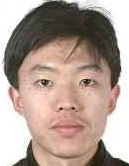
#> input picture daily/8/mysite/webapp/facedb1/1.png, 129 x 166 px, found by its file name
$ jupyter execute --allow-errors 'MTCNN训练步骤.ipynb'   (shell and % lines are left out)
#> lines starting #> are read from the running program, lines starting #| are printed output that depends on the picture
# 1.处理 并 生成FACE数据
gen_12net_data.py,根目录下执行
### 输入:
	DATA/WIDER_train/images:人脸图片
	DATA/WIDER_train/wider_face_train.txt:标注文件,格式:
		impath,[x1,y1,x2,y2]+ //表示一图多张人脸
### 输出:
	DATA/12/positive:包含人脸的图片
	DATA/12/negative:非人脸图片
	DATA/12/part:包含人脸,但是人脸比例不大不小
	DATA/12/pos_12.txt:  DATA/12/positive/0.jpg 1    0.09 -0.19 0.02 -0.05
	DATA/12/neg_12.txt:  DATA/12/negative/0.jpg 0                 //备注:非人脸没必要输出坐标.
	DATA/12/part_12.txt:    DATA/12/part/0.jpg -1    -0.22 -0.28 -0.10 0.08

#### 备注:图片左上角(0,0),右下角(1,1),W=1,H=1,pos/part_12.txt 输出的格式是
	impath,(1/-1),regx1,regy1,regx2,regy2
	regx1,regy1是对左上角(0,0)的修正,regx2,regy2是对右下角(1,1)的修正.

	例如,1 0.09 -0.19 0.02 -0.05:表示存在人脸,人脸在(0.09,-0.19),(1.02,0.95)的box(修正(0,0),(1,1))内
### 处理过程:
	每次读入条记录:
		1.生成50个负样本(非人脸),大小在 [12,min(w,h)/2]之间,与标注人脸 box IOU<0.3的保存为负样本,
		  更新DATA/12/neg_12.txt,DATA/12/negative.
		2.在标注人脸box左上角随机选取5个size 在 [12,min(w,h)/2]的区域,与标注box IOU<0.3,保存为负样本,
		  更新DATA/12/neg_12.txt,DATA/12/negative.
		3.在标注box附近(box的中心随机移动+-0.2w,+-h),随机选取20个 0.8min(w,h)<=size<=1.25max(w,h)的区域,
			3.1:如果选取的与标注的IOC>0.65,输出为正样本DATA/12/pos_12.txt,DATA/12/positive.
			3.2:如果选取的与标注的0.4<=IOC<=0.65,输出为part样本,更新DATA/12/part_12.txt,DATA/12/part.
### 总结:每读到一张图片,生成55个负例,20(正例+part例).

# 2.处理 并 生成五官数据
    gen_landmark_aug_12.py,根目录下执行:
### 输入:
	DATA/lfw_train/ LFW五官数据集
    DATA/lfw_train/trainImageList.txt,人脸的坐标和五官的 绝对 坐标
	格式:
	image1_path left,top,right,bottom,p1.x,p1.y,p2.x,p2.y,p3.x,p3.y,p4.x,p4.y,p5.x,p5.y
### 输出:
	DATA/12/train_PNet_landmark_aug:下面经过加强处理的LandMark图片.
	DATA/12/landmark_pnet_aug.txt:输出landmark的标注,格式如下:
		image1_path,-2,p1.x,p1.y,p2.x,p2.y,p3.x,p3.y,p4.x,p4.y,p5.x,p5.y
	备注:图片左上角(0,0),右下角(1,1),W=1,H=1,pi.x,pi,y是相对于左上角的坐标!.
### 处理过程:
	每次读入条记录:
		1.输出切割下的人脸到DATA/12/train_PNet_landmark_aug,五官记录到DATA/12/landmark_pnet_aug.txt.
		2.随机把刚才的人脸中心平移(+- 0.2W,+-0.2h),然后取0.8min(w,h)<=size<=1.25max(w,h)的区域,如果这个区域
		和原始的IOC>0.65,把这个区域以及五官(相对于这个区域坐标)分别输出train_PNet_landmark_aug,landmark_pnet_aug.txt,这个随机切割迭代10次.
			2.1:有0.5的概率水平反转2生成的图片,并把人脸,五官信息更新到train_PNet_landmark_aug,train_PNet_landmark_aug.txt.

            2.2:有0.5的概率旋转2生成的图片(0-+5C),并且反转生成的图片,更新train_PNet_landmark_aug,train_PNet_landmark_aug.txt

            2.3:有0.5的概率旋转2生成的图片(-5-0C),并且反转生成的图片,更新train_PNet_landmark_aug,train_PNet_landmark_aug.txt
### 总结:读到一张图片,大约生成 1+10*(1+0.5+0.5 * 2+0.5 * 2)=36张人脸.

# 3.合并人脸,五官训练数据
gen_imglist_pnet.py,根目录下执行
### 输入:
	DATA/12/pos_12.txt:  DATA/12/positive/0.jpg 1    0.09 -0.19 0.02 -0.05
	DATA/12/neg_12.txt:  DATA/12/negative/0.jpg 0                 //备注:非人脸没必要输出坐标.
	DATA/12/part_12.txt: DATA/12/part/0.jpg -1       -0.22 -0.28 -0.10 0.08
	DATA/12/landmark_pnet_aug.txt
### 输出:
	DATA/imglists/pnet/train_pnet_landmark.txt
### 处理过程:
    在pos,part,landmark数据集中,各选25W个例子,neg数据集中选75W例,按照pos,neg,part,landmark
    的顺序输出DATA/imglists/pnet/train_pnet_landmark.txt.

    1-----(+)
    0-----(-)
    -1----(part)
    -2----(landmark)
base_num = 250000
### 总结:生成150W个例子.+,landmark,part各占25W,- 占75W

# 4.生成训练数据TFRecord
gen_PNet_tfrecords.py
### 输入:
	DATA/imglists/pnet/train_pnet_landmark.txt
	DATA/12/positive:包含人脸的图片
	DATA/12/negative:非人脸图片
	DATA/12/part:包含人脸,但是人脸比例不大不小
### 输出:
	DATA/imglists/PNet/train_PNet_landmark.tfrecord_shuffle
### 处理过程:
	把一个numpy表示的属性,序列化后输出成为一条一条TF记录,一个记录表示一个EXAMPLE.
	一个example 4个属性:
		image/encoded: bytes数组 类型,表示图像
		image/label  :int64数组[1],表示数据类型(+,-,landmark,part)
		image/roi    :float 数组[4],表示人脸box
		image/landmark:float 数组[10],表示五官
### 学习:tf.train.Features,tf.train.Feature,tf.train.Example,tf.is.TFRecordWriter的使用.

## 5.训练Pnet
    train_models/train_PNet.py

 ### 输入:
     DATA/imglists/PNet/train_PNet_landmark.tfrecord_shuffle
     DATA/imglists/pnet/train_pnet_landmark.txt
 ### 输出:
     data/MTCNN_model/PNet_landmark/PNet 下生成PNet的训练模型
 ### 训练过程:
     对class_loss,bbox_loss,landmark_loss,regular_loss进行训练
         total_loss=class_loss+0.5*bbox_loss+0.5*landmark_loss+regular_loss
     class_loss:70%的正负样本的参与计算.
     bbox_loss:正,part样本参与计算
     landmark_loss:label=-2的样本参与计算
 ### 训练参数:
     BATCH_SIZE:384
     EPOCHS:30
     baselr:1e-4
     lr_decay:0.9,在6,14,20epoch后,lr=lr_before*0.9
     optimizer:momentum(0.9)

## 6.生成Rnet的Hard Example
### 输入:
    DATA/WIDER_train/wider_face_train_bbx_gt.txt //wider数据集的标注文件
### 输出:
    DATA/no_LM24/positive: Pnet判断正确的正样本,Pnet输出区域与标注IOU>0.65
    DATA/no_LM24/negative::Pnet选出来的-样本,Pnet输出区域与标注IOU<0.3
    DATA/no_LM24/part: ,Pnet输出区域与标注IOU 在[0.4,0.65] 之间
    DATA/no_LM24/RNet/detections.pkl: Pnet对wider数据集检测后的结果保存在detections.pkl,detections是一个list,
    长度与wider数据集图片数量相等,每一个元素list[i]是一个numay array,shape[N',4],表示pnet认为,image[i]中存在N'张人脸,
    分别记录相对于原图人脸定位的坐标(x1,y1,x2,y2),I[i][y1:y2,x1:x2]是一张pnet认为的人脸!

    //和标注比较后,得出hardexmaple的标注,注意offsetx1,offsety1,offsetx2,offsety2与上面4个点的区别,这里是相对人脸区域的修正,
    //而不是人脸在原图的坐标!
    DATA/no_LM24/pos_24.txt: 格式-> imgaepath 1 offsetx1,offsety1,offsetx2,offsety2
    DATA/no_LM24/neg_24.txt: 格式-> imgaepath 0
    DATA/no_LM24/part_24.txt:格式-> imgaepath -1 offsetx1,offsety1,offsetx2,offsety2
### 处理过程:
    对于每一张图片,初始缩放比例是I1=(H,W)/min*12,然后在这个比例上面每次缩放0.79,直到图片的尺寸小于12x12位置:
        备注:PNET是一个可以检测12X12的人脸,第一次用Pnet检测>min大小的人脸,然后检测>min/0.79的,然后min/0.79/0.79,
    PNET对于<0.3的区域丢弃,对保留下来的做NMS
    汇集完成所有轮的人脸,在做一次NMS
    备注:

        第一次NMS:iou>0.5的被淘汰
        第二次NMS:iou>0.7的被淘汰
        thresold:0.3,小于0.3的淘汰
        scaleImageFactor:0.79

### 执行命令:
    python3 prepare_data/gen_hard_example.py
    --test_mode PNet
    --prefix data/MTCNN_model/PNet_landmark/PNet data/MTCNN_model/RNet_No_Landmark/RNet data/MTCNN_model/ONet_No_Landmark/ONet

## 7.生成RNet网络的五官训练数据
    gen_landmark_aug_24.py,根目录下执行:
### 输入:
	DATA/lfw_train/ LFW五官数据集
    DATA/lfw_train/trainImageList.txt,人脸的坐标和五官的 绝对 坐标
	格式:
	image1_path left,top,right,bottom,p1.x,p1.y,p2.x,p2.y,p3.x,p3.y,p4.x,p4.y,p5.x,p5.y
### 输出:
	DATA/24/train_RNet_landmark_aug:下面经过加强处理的LandMark图片.
	DATA/24/landmark_Rnet_aug.txt:输出landmark的标注,格式如下:
		image1_path,-2,p1.x,p1.y,p2.x,p2.y,p3.x,p3.y,p4.x,p4.y,p5.x,p5.y
	备注:图片左上角(0,0),右下角(1,1),W=1,H=1,pi.x,pi,y是相对于左上角的坐标!.
### 处理过程:
    每次读入条记录:
        1.把标注的人脸,五官数据(转化相对人脸) 保存样本
        2.随机平移中心[-0.2,0.2],size[0.8min,1.25max],重复10次,
            所选区域与标注区域 IOU>0.65,认做一个样本
                A)0.5的概率 镜像,并保存
                B)0.5的概率,正向选择,然后镜像
                C)0.5的概率,逆向向选择,然后镜像
        3.把选出的图片,标注 分别 输出到DATA/24/train_RNet_landmark_aug,DATA/24/landmark_Rnet_aug.txt
          备注:如果五官在图片外,landmark<0 or landmark>1,视为无效的,不会输出
    总输出:读取一张,输出 1+10(1+0.5+0.5*2+0.5*2)=36张

## 8.合并Rnet的人脸,五官标注数据

### 输入:
    //人脸标注
    DATA/no_LM24/pos_24.txt: 格式-> imgaepath 1 offsetx1,offsety1,offsetx2,offsety2
    DATA/no_LM24/neg_24.txt: 格式-> imgaepath 0
    DATA/no_LM24/part_24.txt:格式-> imgaepath -1 offsetx1,offsety1,offsetx2,offsety2
    //五官标注
    DATA/24/landmark_Rnet_aug.txt
### 输出:
    DATA/imglists_noLM/RNet/train_RNet_landmark.txt

## 9.Rnet的 TFRecord

### 输出:
    DATA/imglists_noLM/RNet/pos_landmark.tfrecord_shuffle
    DATA/imglists_noLM/RNet/neg_landmark.tfrecord_shuffle
    DATA/imglists_noLM/RNet/part_landmark.tfrecord_shuffle
    DATA/imglists_noLM/RNet/landmark_landmark.tfrecord_shuffle

### 10.训练Rnet
    train_models/train_RNet.py
### 输入:
    DATA/imglists_noLM/RNet/pos_landmark.tfrecord_shuffle
    DATA/imglists_noLM/RNet/neg_landmark.tfrecord_shuffle
    DATA/imglists_noLM/RNet/part_landmark.tfrecord_shuffle
    DATA/imglists_noLM/RNet/landmark_landmark.tfrecord_shuffle
    DATA/imglists_noLM/RNet/train_RNet_landmark.txt  //不用于训练,只用于计算有多少样本数量
### 输出:
    data/MTCNN_model/RNet_No_Landmark/RNet/  //训练好的RNet模型
    logs/RNet   //训练日志

[cell 1]
import matplotlib.pyplot as plt
import cv2

[cell 2]
img=cv2.imread('/home/zhangxk/mysite/webapp/facedb1/1.png')
#> img is the input picture: shape (166, 129, 3); mean B, G, R 149, 158.7, 177.2
cv2.flip(img,0,img)
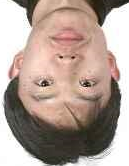
#> img: shape (166, 129, 3); mean B, G, R 149, 158.7, 177.2
plt.imshow(img)


$ run again, with daily/8/mysite/webapp/facedb1/2.png copied over daily/8/mysite/webapp/facedb1/1.png
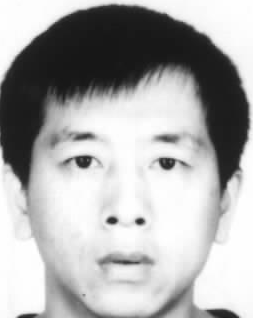
#> input picture daily/8/mysite/webapp/facedb1/2.png, 253 x 318 px, found by its file name
#> img is the input picture: shape (318, 253, 3); min 22, max 255, mean 173.2
#> `cv2.flip(img,0,img)`:
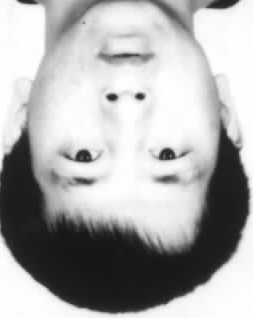
#> img: shape (318, 253, 3); min 22, max 255, mean 173.2

$ run again, with daily/8/mysite/webapp/facedb1/3.png copied over daily/8/mysite/webapp/facedb1/1.png
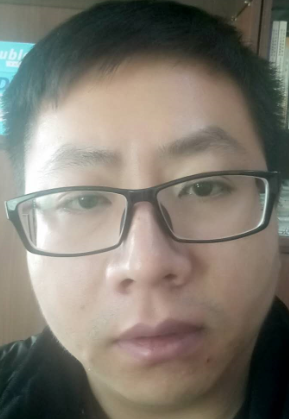
#> input picture daily/8/mysite/webapp/facedb1/3.png, 289 x 419 px, found by its file name
#> img is the input picture: shape (419, 289, 3); mean B, G, R 110.9, 121.2, 126.7
#> `cv2.flip(img,0,img)`:
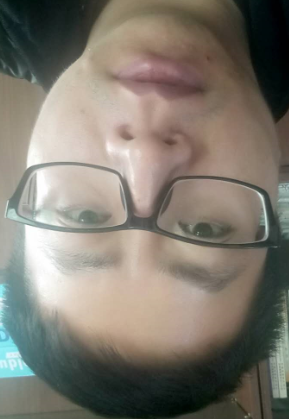
#> img: shape (419, 289, 3); mean B, G, R 110.9, 121.2, 126.7

$ run again, with daily/8/mysite/webapp/facedb1/4.png copied over daily/8/mysite/webapp/facedb1/1.png
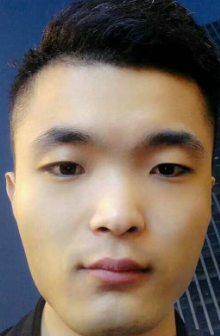
#> input picture daily/8/mysite/webapp/facedb1/4.png, 220 x 336 px, found by its file name
#> img is the input picture: shape (336, 220, 3); mean B, G, R 98.4, 111.1, 125.3
#> `cv2.flip(img,0,img)`:
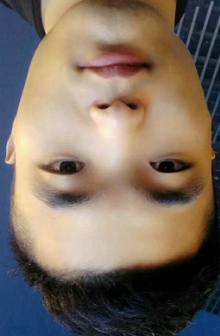
#> img: shape (336, 220, 3); mean B, G, R 98.4, 111.1, 125.3
